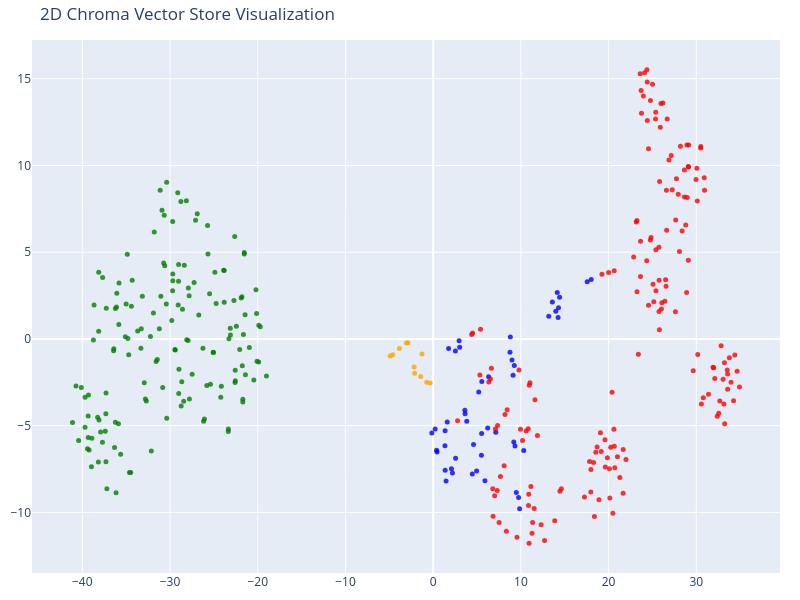

Write notebook code for a chart like this one.
### Code cell
tsne = TSNE(n_components=2, random_state=42)
reduced_vectors = tsne.fit_transform(vectors)

# Create the 2D scatter plot
fig = go.Figure(data=[go.Scatter(
    x=reduced_vectors[:, 0],
    y=reduced_vectors[:, 1],
    mode='markers',
    marker=dict(size=5, color=colors, opacity=0.8),
    text=[f"Type: {t}<br>Text: {d[:100]}..." for t, d in zip(doc_types, documents)],
    hoverinfo='text'
)])

fig.update_layout(title='2D Chroma Vector Store Visualization',
    scene=dict(xaxis_title='x', yaxis_title='y'),
    width=800,
    height=600,
    margin=dict(r=20, b=10, l=10, t=40)
)

fig.show()

### Figure 1 — Plotly figure (JSON) as saved in the notebook; plotly's stock layout.template omitted (floating-point values rounded to 4 significant figures; data arrays with more than 128 entries replaced by an {"elided": "..."} marker saying what was removed)
{"data": [{"hoverinfo": "text", "marker": {"color": {"elided": "381 str values"}, "opacity": 0.8, "size": 5}, "mode": "markers", "text": {"elided": "381 str values"}, "type": "scatter", "x": {"elided": "381 float values"}, "y": {"elided": "381 float values"}}], "layout": {"height": 600, "margin": {"b": 10, "l": 10, "r": 20, "t": 40}, "scene": {"xaxis": {"title": {"text": "x"}}, "yaxis": {"title": {"text": "y"}}}, "title": {"text": "2D Chroma Vector Store Visualization"}, "width": 800}}
